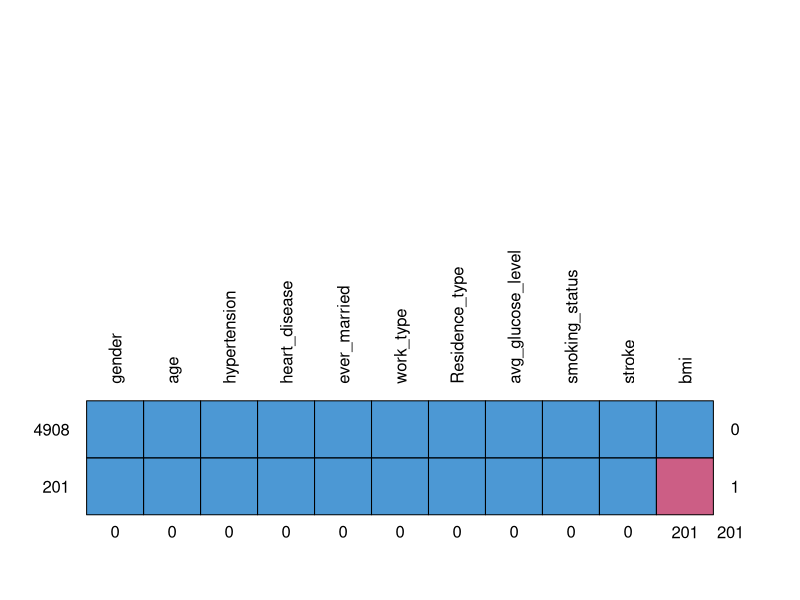
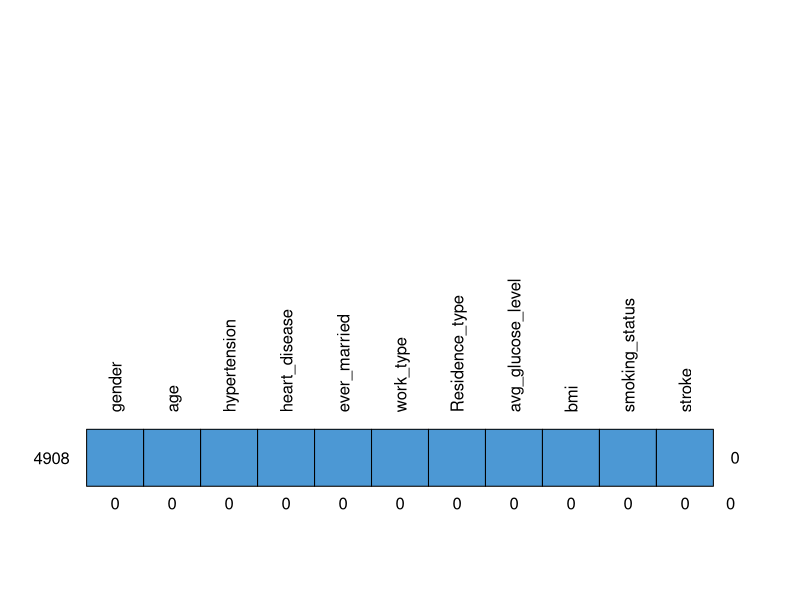
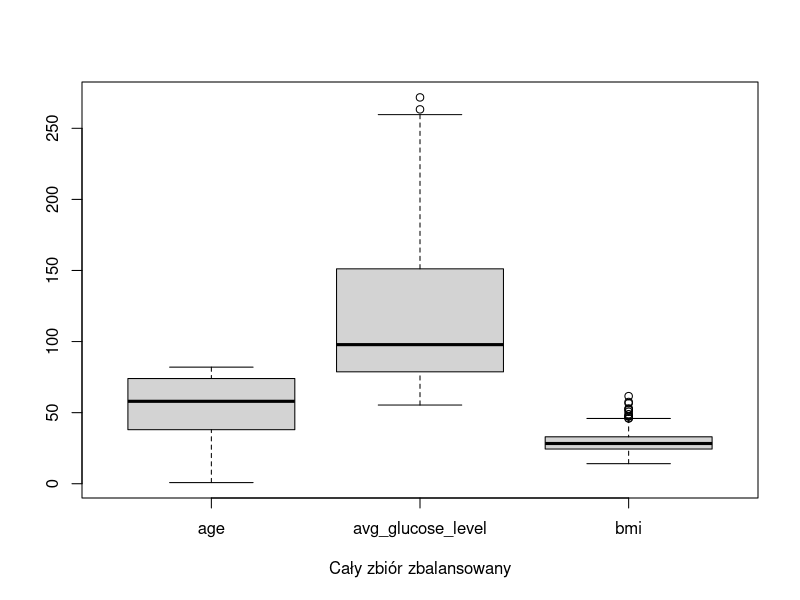
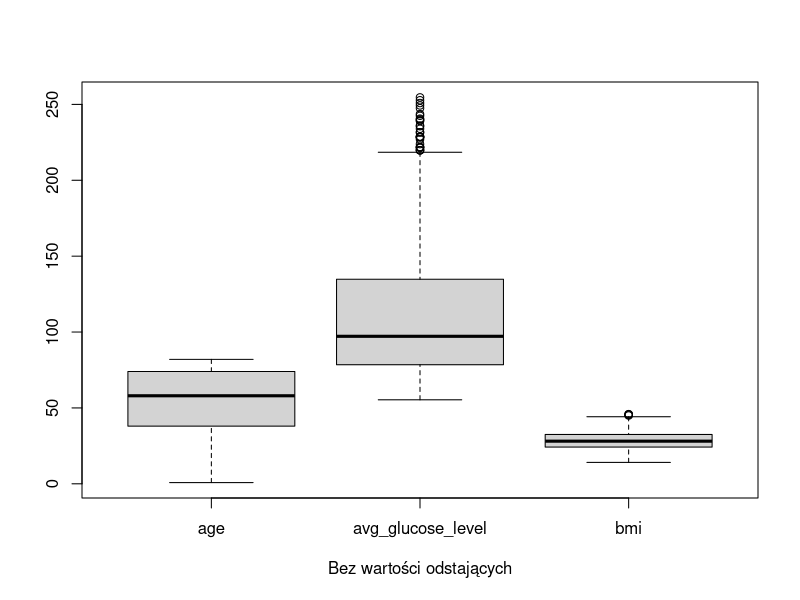
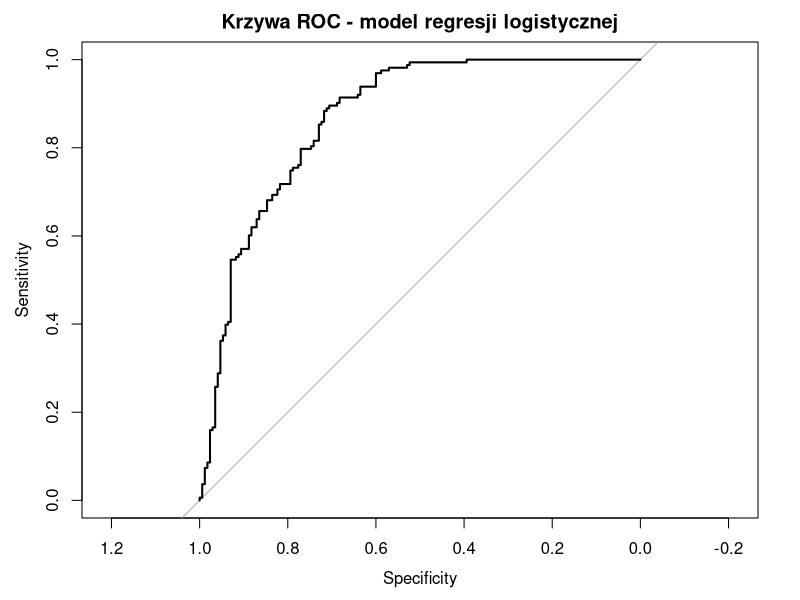
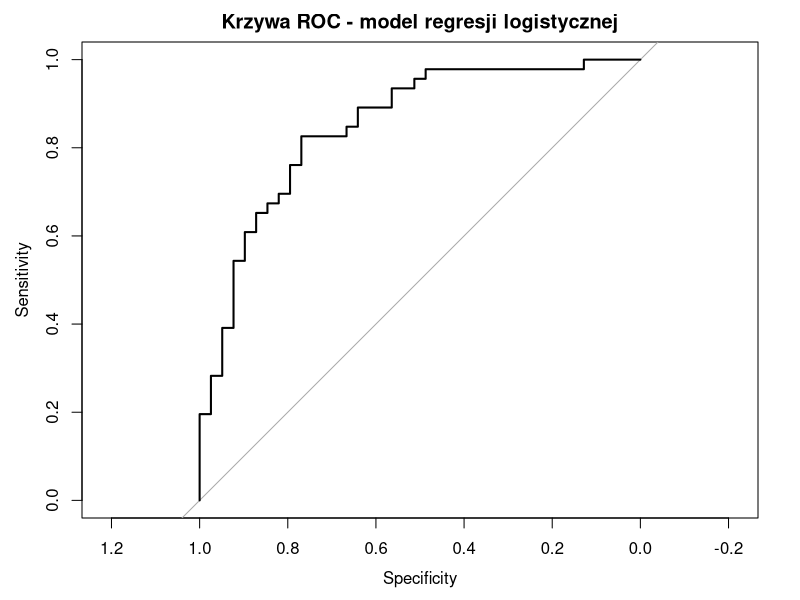
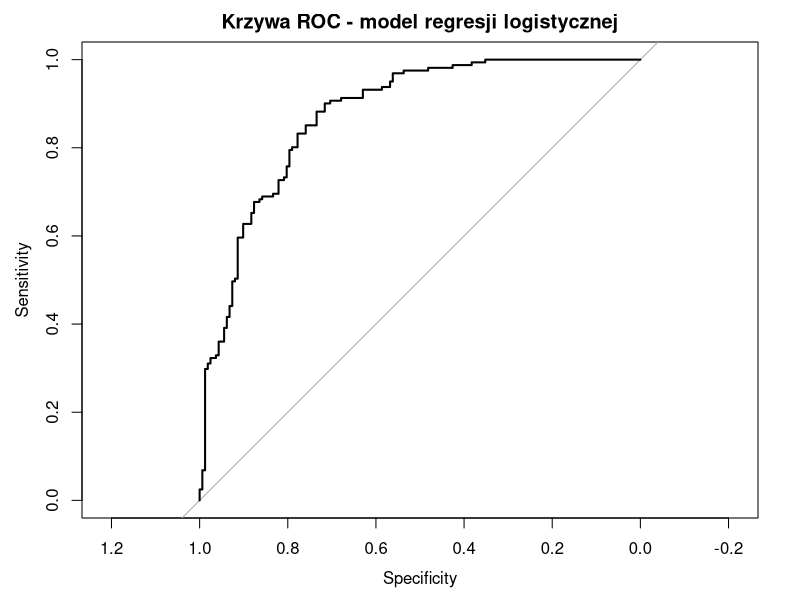
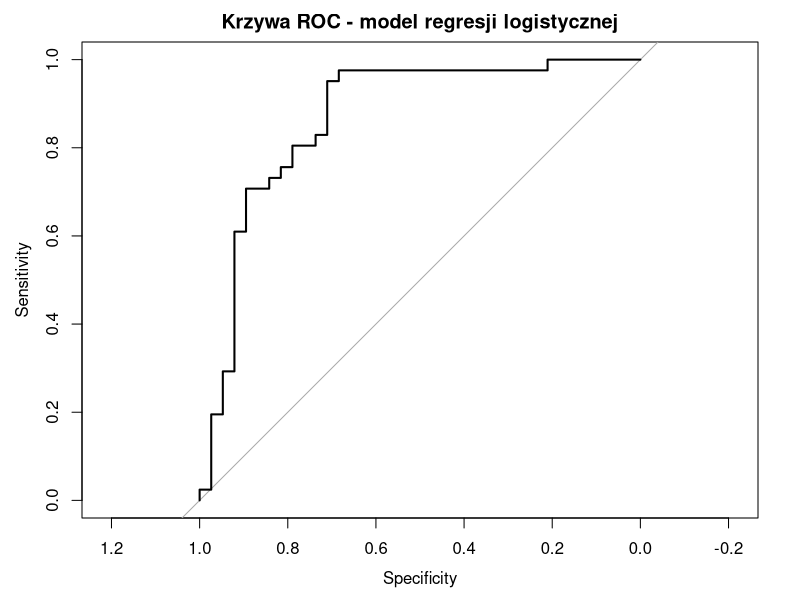

Here is the R script that generated these plots, in order:
## ---- chunk 1
library(stats)
library(e1071)
library(dplyr)
library(mice)
library(caret)
library(pROC)
library(tidyr)
library(ggplot2)
library(knitr)
library(kableExtra)
## ---- chunk 2
dane_stroke = read.csv2("stroke.csv", dec = ".")
head(dane_stroke)

md.pattern(dane_stroke, rotate.names = TRUE)
dane_stroke = na.omit(dane_stroke)
md.pattern(dane_stroke, rotate.names = TRUE)

dane_stroke$gender = ifelse(dane_stroke$gender=="Male", 1, 0) # Male to 1
dane_stroke$ever_married = ifelse(dane_stroke$ever_married=="Yes", 1, 0)
dane_stroke$Residence_type = ifelse(dane_stroke$Residence_type=="Urban", 1, 0) #Urban to 1

dane_stroke$work_type = as.factor(dane_stroke$work_type)
dane_stroke$smoking_status = as.factor(dane_stroke$smoking_status)
dane_stroke$gender = as.factor(dane_stroke$gender)
dane_stroke$hypertension = as.factor(dane_stroke$hypertension)
dane_stroke$heart_disease = as.factor(dane_stroke$heart_disease)
dane_stroke$ever_married = as.factor(dane_stroke$ever_married)
dane_stroke$Residence_type = as.factor(dane_stroke$Residence_type)
dane_stroke$stroke = as.factor(dane_stroke$stroke)
## ---- chunk 3
stroke_0 = dane_stroke[dane_stroke$stroke == 0, ]
stroke_1 = dane_stroke[dane_stroke$stroke == 1, ]

set.seed(123)
stroke_0_sample = stroke_0[sample(1:nrow(stroke_0), nrow(stroke_1)), ]

#cały zbiór zbalansowany
dane_stroke_final = rbind(stroke_0_sample, stroke_1)
## ---- chunk 4
boxplot(dane_stroke_final[c("age", "avg_glucose_level", "bmi")], xlab="Cały zbiór zbalansowany")
## ---- chunk 5
num_cols <- c("age", "avg_glucose_level", "bmi")

remove_outliers_iqr <- function(data, column) {
  Q1 <- quantile(data[[column]], 0.25, na.rm = TRUE)
  Q3 <- quantile(data[[column]], 0.75, na.rm = TRUE)
  IQR_value <- Q3 - Q1
  
  lower_bound <- Q1 - 1.5 * IQR_value
  upper_bound <- Q3 + 1.5 * IQR_value
  
  before <- nrow(data)
  data_clean <- data %>%
    filter(.data[[column]] >= lower_bound & .data[[column]] <= upper_bound)
  after <- nrow(data_clean)
  
  cat(column, ": usunięto", before - after, "obserwacji\n")
  
  return(data_clean)
}

dane_stroke_final2 <- dane_stroke_final
for (col in num_cols) {
  dane_stroke_final2 <- remove_outliers_iqr(dane_stroke_final2, col)
}

boxplot(dane_stroke_final2[c("age", "avg_glucose_level", "bmi")], xlab="Bez wartości odstających")
## ---- chunk 6
set.seed(123)
index = sample(length(dane_stroke_final$gender), 85) #około 20% wszystkich obserwacji (418)
testowy = dane_stroke_final[index,]
uczacy = dane_stroke_final[-index,]

summary(uczacy) #Brak wartości dla work_type Never_worked
summary(testowy) #Brak wartości dla work_type Never_worked


#Podział na zbiór uczący i testowy bez wartości odstających
set.seed(123)
index2 = sample(length(dane_stroke_final2$gender), 77) #około 20% wszystkich obserwacji (383)
testowy2 = dane_stroke_final2[index,]
uczacy2 = dane_stroke_final2[-index,]
## ---- chunk 7
#model na całym zbalansowanym zbiorze
glm_model = glm(stroke ~ ., data = uczacy, family = "binomial")
summary(glm_model)
exp(coef(glm_model))

#Predykcja na zbiorze uczącym
pred_uczacy = predict(glm_model, newdata = uczacy, type = "response")
prog_odciecia = 0.5
klasy_uczacy = ifelse(pred_uczacy >= prog_odciecia, 1, 0)
confusionMatrix(factor(klasy_uczacy), factor(uczacy$stroke), positive = "1")

roc_obj_u <- roc(uczacy$stroke, pred_uczacy)
auc(roc_obj_u)
plot(roc_obj_u, main = "Krzywa ROC - model regresji logistycznej")

#Predykcja na zbiorze testowym
pred_testowy <- predict(glm_model, newdata = testowy, type = "response")
klasy_testowy <- ifelse(pred_testowy >= prog_odciecia, 1, 0)
confusionMatrix(factor(klasy_testowy), factor(testowy$stroke), positive = "1")

roc_obj_t <- roc(testowy$stroke, pred_testowy)
auc(roc_obj_t)
plot(roc_obj_t, main = "Krzywa ROC - model regresji logistycznej")
## ---- chunk 8
#model bez wartości odstających
glm_model2 = glm(stroke ~ ., data = uczacy2, family = "binomial")
summary(glm_model2)
exp(coef(glm_model2))

#Predykcja na zbiorze uczącym v2
pred_uczacy2 = predict(glm_model2, newdata = uczacy2, type = "response")
prog_odciecia2 = 0.5
klasy_uczacy2 = ifelse(pred_uczacy2 >= prog_odciecia2, 1, 0)
head(klasy_uczacy2, 10)
confusionMatrix(factor(klasy_uczacy2), factor(uczacy2$stroke), positive = "1")

roc_obj_u2 <- roc(uczacy2$stroke, pred_uczacy2)
auc(roc_obj_u2)
plot(roc_obj_u2, main = "Krzywa ROC - model regresji logistycznej")

#Predykcja na zbiorze testowym v2
pred_testowy2 <- predict(glm_model2, newdata = testowy2, type = "response")
klasy_testowy2 <- ifelse(pred_testowy2 >= prog_odciecia2, 1, 0)
confusionMatrix(factor(klasy_testowy2), factor(testowy2$stroke), positive = "1")

roc_obj_t2 <- roc(testowy2$stroke, pred_testowy2)
auc(roc_obj_t2)
plot(roc_obj_t2, main = "Krzywa ROC - model regresji logistycznej")
## ---- chunk 9
cm_logit <- confusionMatrix(factor(klasy_testowy, levels = c(0,1)), factor(testowy$stroke, levels = c(0,1)), positive = "1")
roc_logit <- roc(testowy$stroke, pred_testowy)

cm_logit2 <- confusionMatrix(factor(klasy_testowy2, levels = c(0,1)), factor(testowy2$stroke, levels = c(0,1)), positive = "1")
roc_logit2 <- roc(testowy2$stroke, pred_testowy2)

df_porownanie = data.frame(
  Model = c("Logit", "Logit w/o outliers"),
  Accuracy = c(cm_logit$overall["Accuracy"], cm_logit2$overall["Accuracy"]),
  Sensitivity = c(cm_logit$byClass["Sensitivity"], cm_logit2$byClass["Sensitivity"]),
  Specificity = c(cm_logit$byClass["Specificity"], cm_logit2$byClass["Specificity"]),
  Precision = c(cm_logit$byClass["Precision"], cm_logit2$byClass["Precision"]),
  F1 = c(cm_logit$byClass["F1"], cm_logit2$byClass["F1"]),
  AUC = c(auc(roc_logit), auc(roc_logit2))
)
df_porownanie%>%
  kable("html", caption = "Porównanie logit z i bez wartości odstających") %>%
  kable_styling("striped", full_width = F, position = "center")
## ---- chunk 10
shapiro.test(dane_stroke_final[dane_stroke_final$stroke == "1", "age"])
shapiro.test(dane_stroke_final[dane_stroke_final$stroke == "0", "age"])

shapiro.test(dane_stroke_final[dane_stroke_final$stroke == "1", "avg_glucose_level"])
shapiro.test(dane_stroke_final[dane_stroke_final$stroke == "0", "avg_glucose_level"])

shapiro.test(dane_stroke_final[dane_stroke_final$stroke == "1", "bmi"])
shapiro.test(dane_stroke_final[dane_stroke_final$stroke == "0", "bmi"])
## ---- chunk 11
nb_model = naiveBayes(stroke ~., data = dane_stroke_final)
nb_model

#Predykcja na zbiorze uczącym
pred_nb_uczacy <- predict(nb_model, newdata = uczacy, type="raw")
klasy_uczacy_nb <- ifelse(pred_nb_uczacy[, "1"] >= prog_odciecia, 1, 0)
confusionMatrix(factor(klasy_uczacy_nb, levels = c(0,1)), factor(uczacy$stroke, levels = c(0,1)), positive = "1")

#Predykcja na zbiorze testowym
pred_nb_test <- predict(nb_model, newdata = testowy, type="raw")
klasy_testowy_nb <- ifelse(pred_nb_test[,"1"] >= prog_odciecia, 1, 0)
confusionMatrix(factor(klasy_testowy_nb, levels = c(0,1)), factor(testowy$stroke, levels = c(0,1)), positive = "1")

## ---- chunk 12
nb_model2 = naiveBayes(stroke ~., data = dane_stroke_final2)
nb_model2

#Predykcja na zbiorze uczącym v2
pred_nb_uczacy2 <- predict(nb_model2, newdata = uczacy2, type="raw")
klasy_uczacy_nb2 <- ifelse(pred_nb_uczacy2[, "1"] >= prog_odciecia2, 1, 0)
confusionMatrix(factor(klasy_uczacy_nb2, levels = c(0,1)), factor(uczacy2$stroke, levels = c(0,1)), positive = "1")

#Predykcja na zbiorze testowym v2
pred_nb_test2 <- predict(nb_model2, newdata = testowy2, type="raw")
klasy_testowy_nb2 <- ifelse(pred_nb_test2[,"1"] >= prog_odciecia2, 1, 0)
confusionMatrix(factor(klasy_testowy_nb2, levels = c(0,1)), factor(testowy2$stroke, levels = c(0,1)), positive = "1")
## ---- chunk 13
cm_logit <- confusionMatrix(factor(klasy_testowy, levels = c(0,1)), factor(testowy$stroke, levels = c(0,1)), positive = "1")
roc_logit <- roc(testowy$stroke, pred_testowy)

cm_logit2 <- confusionMatrix(factor(klasy_testowy2, levels = c(0,1)), factor(testowy2$stroke, levels = c(0,1)), positive = "1")
roc_logit2 <- roc(testowy2$stroke, pred_testowy2)

cm_nb <- confusionMatrix(factor(klasy_testowy_nb, levels = c(0,1)), factor(testowy$stroke, levels = c(0,1)), positive = "1")
roc_nb <- roc(testowy$stroke, pred_nb_test[, "1"])

cm_nb2 <- confusionMatrix(factor(klasy_testowy_nb2, levels = c(0,1)), factor(testowy2$stroke, levels = c(0,1)), positive = "1")
roc_nb2 <- roc(testowy2$stroke, pred_nb_test2[, "1"])

#tabelka z porównaniem 4 modeli
df_porownanie2 = data.frame(
  Model = c("Logit", "Logit w/o outliers", "Naive Bayes", "Naive Bayes w/o outliers"),
  Accuracy = c(cm_logit$overall["Accuracy"], cm_logit2$overall["Accuracy"], cm_nb$overall["Accuracy"], cm_nb2$overall["Accuracy"]),
  Sensitivity = c(cm_logit$byClass["Sensitivity"], cm_logit2$byClass["Sensitivity"], cm_nb$byClass["Sensitivity"], cm_nb2$byClass["Sensitivity"]),
  Specificity = c(cm_logit$byClass["Specificity"], cm_logit2$byClass["Specificity"], cm_nb$byClass["Specificity"], cm_nb2$byClass["Specificity"]),
  Precision = c(cm_logit$byClass["Precision"], cm_logit2$byClass["Precision"], cm_nb$byClass["Precision"], cm_nb2$byClass["Precision"]),
  F1 = c(cm_logit$byClass["F1"], cm_logit2$byClass["F1"], cm_nb$byClass["F1"], cm_nb2$byClass["F1"]),
  AUC = c(auc(roc_logit), auc(roc_logit2), auc(roc_nb), auc(roc_nb2))
)
df_porownanie2 %>%
  kable("html", caption = "Porównanie 4 modeli") %>%
  kable_styling("striped", full_width = F, position = "center")
## ---- chunk 14
evaluate_cutoff <- function(prog, prob, y_true) {
  pred <- factor(ifelse(prob >= prog, 1, 0), levels = c(0,1))
  y_true <- factor(y_true, levels = c(0,1))
  cm <- confusionMatrix(pred, y_true, positive = "1")
  return(data.frame(
    cutoff = prog,
    Accuracy = cm$overall["Accuracy"],
    Sensitivity = cm$byClass["Sensitivity"],
    Specificity = cm$byClass["Specificity"]
  ))
}

#progi odcięcia
cutoffs <- seq(0.1, 0.9, by = 0.05)

results_logit <- do.call(rbind, lapply(cutoffs, function(c) {
  evaluate_cutoff(c, pred_testowy, testowy$stroke)
}))

results_logit2 <- do.call(rbind, lapply(cutoffs, function(c) {
  evaluate_cutoff(c, pred_testowy2, testowy2$stroke)
}))

results_nb <- do.call(rbind, lapply(cutoffs, function(c) {
  evaluate_cutoff(c, pred_nb_test[, "1"], testowy$stroke)
}))

results_nb2 <- do.call(rbind, lapply(cutoffs, function(c) {
  evaluate_cutoff(c, pred_nb_test2[, "1"], testowy2$stroke)
}))


results_logit$model <- "Logit"
results_logit2$model <- "Logit w/o outliers"
results_nb$model <- "Naive Bayes"
results_nb2$model <- "Naive Bayes w/o outliers"

# Połączenie wszystkich wyników
results_all <- bind_rows(results_logit, results_logit2, results_nb, results_nb2)

# Przekształcenie do formatu long dla ggplot
results_long <- results_all %>%
  pivot_longer(cols = c("Accuracy", "Sensitivity", "Specificity"),
               names_to = "Metric",
               values_to = "Value")

ggplot(results_long, aes(x = cutoff, y = Value, color = model)) +
  geom_line(linewidth = 1) +
  geom_point() +
  facet_wrap(~ Metric, scales = "free_y") +
  labs(
    title = "Zmiana miar klasyfikacji w zależności od progu odcięcia",
    x = "Próg odcięcia",
    y = "Wartość miary",
    color = "Model"
  ) +
  theme_minimal() +
  theme(
    strip.text = element_text(size = 12, face = "bold"),
    legend.position = "bottom"
  )
## ---- chunk 15
plot(roc_logit, col="blue", main="ROC: Logit vs Logit w/o outliers vs Naive Bayes")
lines(roc_logit2, col="green")
lines(roc_nb, col="red")
lines(roc_nb2, col = "orange")
legend("bottomright", legend=c("Logit", "Logit w/o outliers", "Naive Bayes", "Naive Bayes w/o outliers"), col=c("blue", "green", "red", "orange"), lwd=2)
